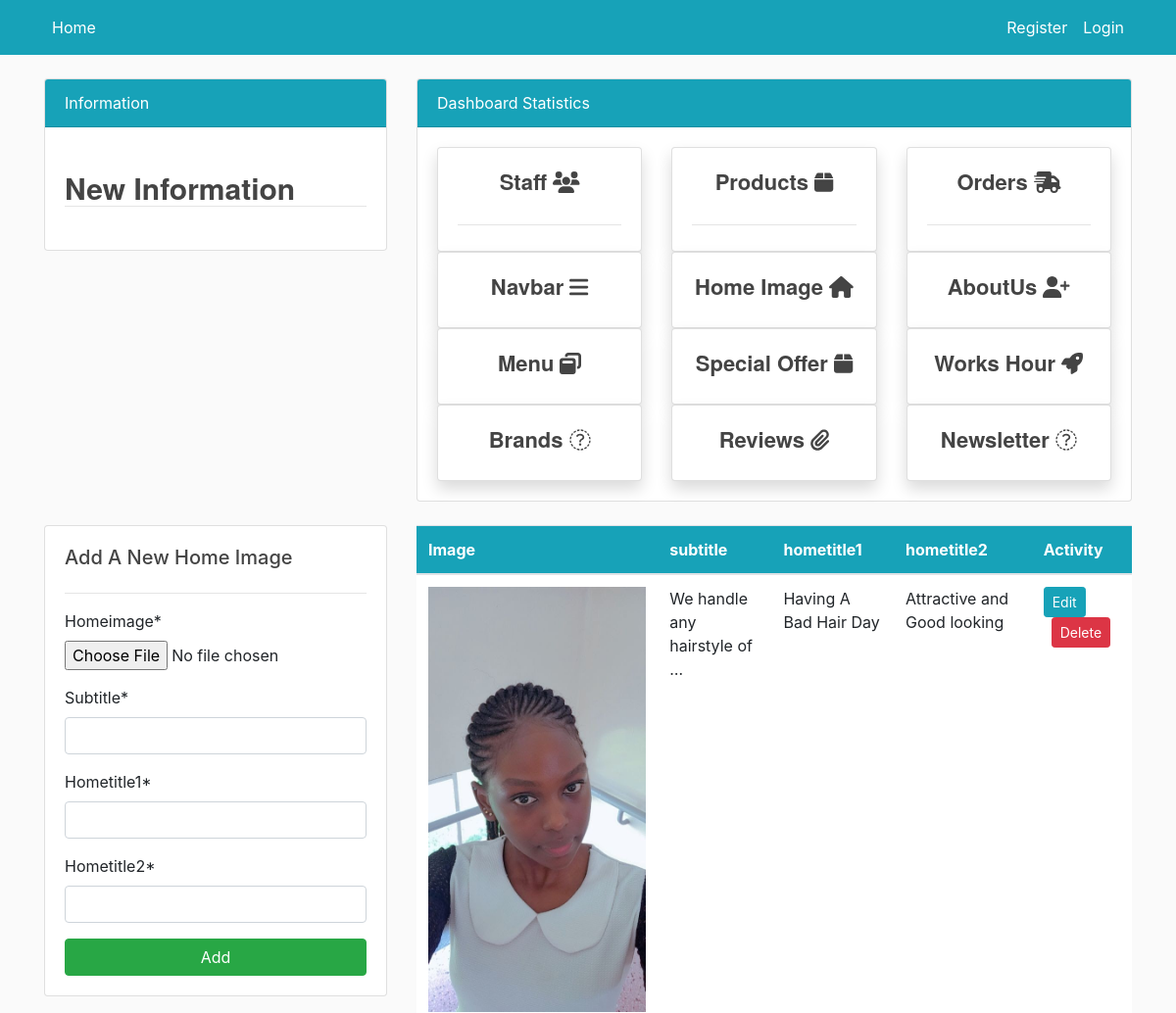
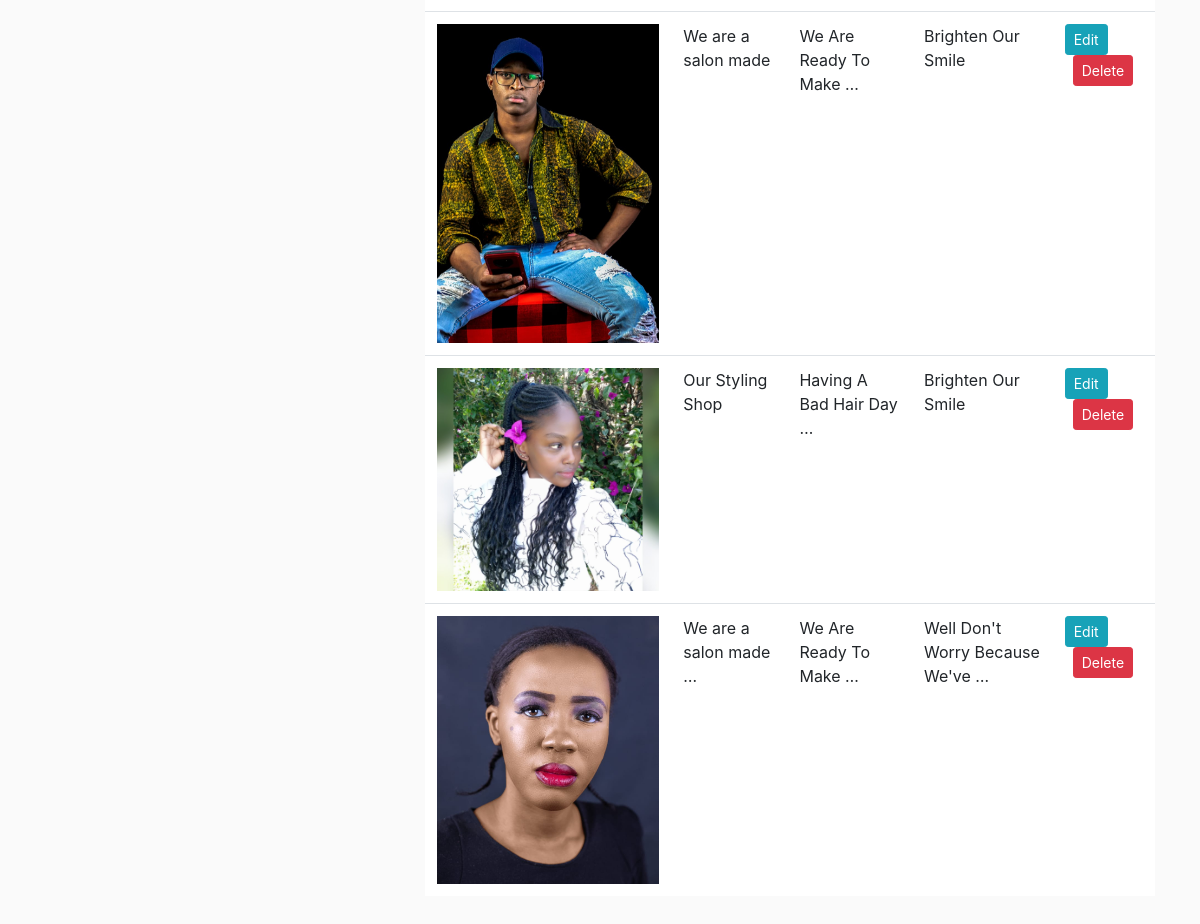
The app's page /homedetails_customize/ with its own data (2 pictures, top to bottom).
### dashboard/models.py (models this page shows, shortened)
class HomeDetails(models.Model):
    homeimage = models.ImageField(upload_to='home_images')
    subtitle = models.CharField(max_length=100)
    hometitle1 = models.CharField(max_length=50)
    hometitle2 = models.CharField(max_length=50)
    class Meta:
        verbose_name_plural = 'HomeDetails'

### dashboard/views.py (the view)
# urls.py: path('homedetails_customize/', views.homedetails_customize, name='dashboard-homedetails_customize'),
def homedetails_customize(request):
    home = HomeDetails.objects.all()
    if request.method == 'POST':
        h_form = HomeDetailsForm(request.POST, request.FILES)
        if h_form.is_valid():
            obj = h_form.save()
            obj.save()
            messages.success(request, 'Your successfully added a home image.')
            redirect('dashboard-homedetails_customize')
    else:
        h_form = HomeDetailsForm()
    context = {
        'h_form': h_form,
        'home': home,
    }
    return render(request, 'dashboard/homeview-manage/homedetails_customize.html', context)

### dashboard/forms.py
class HomeDetailsForm(forms.ModelForm):
    class Meta:
        model = HomeDetails
        fields = ['homeimage', 'subtitle', 'hometitle1', 'hometitle2']
        validators = [
            MaxLengthValidator(5,
                               message='A maximum of 5 images. If you want to change either delete or edit ')
        ]

### dashboard/templates/Dashboard/homeview-manage/homedetails_customize.html (shortened to what this page needs)
{% extends 'partials/base.html' %}
{% load crispy_forms_tags %}
{% block content %}
{% include 'partials/topside.html' %}
<div class="row my-4">
    <div class="col-md-4">
        <div class="card card-body">
            <h5>Add A New Home Image</h5>
            <hr>
            <form method="POST" enctype="multipart/form-data">
                {{ h_form|crispy }}
                <input class="btn btn-success btn-block" type="submit" value="Add">
            </form>
        </div>
    </div>
    <div class="col-md-8">
        <table class="table bg-white">
            <thead class="bg-info text-white">
            <tr>
                <th scope="col">Image</th>
                <th scope="col">subtitle</th>
                <th scope="col">hometitle1</th>
                <th scope="col">hometitle2</th>
                <th scope="col">Activity</th>
            </tr>
            </thead>
            <tbody>
            {% for home in home %}
            <tr>
                <td><img src="{{ home.homeimage.url }}" alt="Image of a Home" class="img-fluid"></td>
                <td>{{ home.subtitle|truncatewords:5 }}</td>
                <td>{{ home.hometitle1|truncatewords:5 }}</td>
                <td>{{ home.hometitle2|truncatewords:5}}</td>
                <td>
                    <a class="btn btn-info btn-sm mr-2"
                       href="{% url 'dashboard-homedetails_customize_edit' home.id %}">Edit</a>
                    <a class="btn btn-danger btn-sm ml-2"
                       href="{% url 'dashboard-homedetails_customize_delete' home.id %}">Delete</a>
                </td>
            </tr>
            {% endfor %}
            </tbody>
        </table>
    </div>
</div>
{% endblock %}

### users/templates/partials/base.html (shortened to what this page needs)
<!doctype html>
{% load static %}
<html lang="en">
<head>
    <link rel="stylesheet" href="https://cdn.jsdelivr.net/npm/bootstrap@4.6.0/dist/css/bootstrap.min.css"
>
    <link rel="stylesheet" href="{% static 'main/bootstrap.min.css' %}">
    <link rel="stylesheet" href="https://use.fontawesome.com/releases/v5.15.2/css/all.css"
>
    <link href="{% static 'fontawesomefree/css/all.min.css' %}" rel="stylesheet" type="text/css">
    <link rel="stylesheet" type="text/css" href="{% static 'main/main.css' %}">
    <link rel="stylesheet" type="text/css" href="{% static 'prism.css' %}">
</head>
<body>
{% include 'partials/nav.html' %}
<div class="container">
    {% block content %}
    {% endblock %}
</div>
</body>
</html>

### users/templates/partials/nav.html (shortened to what this page needs)
<nav class="navbar navbar-expand-lg navbar-info bg-info">
    <div class="container">
        {% if user.is_authenticated %}
        <a class="navbar-brand text-white" href="{% url 'dashboard-index' %}">Barbie Salon</a>
        <button class="navbar-toggler" type="button" data-toggle="collapse" data-target="#navbarSupportedContent"
                aria-controls="navbarSupportedContent" aria-expanded="false" aria-label="Toggle navigation">
            <span class="navbar-toggler-icon"></span>
        </button>
        <div class="collapse navbar-collapse" id="navbarSupportedContent">
            <ul class="navbar-nav mr-auto">
                <li class="nav-item active">
                    <a class="nav-link text-white" href="{% url 'dashboard-index' %}">Dashboard <span
                            class="sr-only">(current)</span></a>
                </li>
            </ul>
             <ul class="navbar-nav mr-auto">
                <li class="nav-item active">
                    <a class="nav-link text-white" href="{% url 'dashboard-index' %}">Customize <span
                            class="sr-only">(current)</span></a>
                </li>
            </ul>
            <ul class="navbar-nav ml-auto">
                <li class="nav-item active">
                    <a class="nav-link text-white" href="{% url 'profile' user.username %}">{{ user.username }} Profile
                        <span class="sr-only">(current)</span></a>
                </li>
                <li class="nav-item">
                    <a class="nav-link text-white" href="{% url 'logout' %}">Logout</a>
                </li>
            </ul>
            {% else %}
            <ul class="navbar-nav mr-auto">
                <li class="nav-item active">
                    <a class="nav-link text-white" href="{% url 'CustomerView-index' %}">Home </a>
                </li>
            </ul>
            <ul class="navbar-nav ml-auto">
                <li class="nav-item active">
                    <a class="nav-link text-white" href="{% url 'users-register' %}">Register </a>
                </li>
                <li class="nav-item">
                    <a class="nav-link text-white" href="{% url 'users-login' %}">Login</a>
                </li>
            </ul>
            {% endif %}
        </div>
</nav>

### users/templates/partials/topside.html
<div class="row">
    <div class="col-md-4 mt-4">
        <div class="card">
            <div class="card-header bg-info text-white">
                Information
            </div>
            <div class="card-body">
                <marquee behavior="" direction="">
                    <h3 class="my-4">New Information</h3>
                </marquee>
            </div>
        </div>
    </div>
    <div class="col-md-8 mt-4">
        <div class="card">
            <div class="card-header bg-info text-white">
                Dashboard Statistics
            </div>
            <div class="card-body">
                <div class="row">
                    <div class="col-md-4">
                        <a class="text-decoration-none text-dark" href="{% url 'dashboard-customers' %}">
                            <div class="card my-card shadow">
                                <div class="card-body text-center">
                                    <h4>Staff <i class="fas fa-users"></i></h4>
                                    <h3>{{ customer_count }}</h3>
                                </div>
                            </div>
                        </a>
                    </div>
                    <div class="col-md-4">
                        <a class="text-decoration-none text-dark" href="{% url 'dashboard-products' %}">
                            <div class="card my-card shadow">
                                <div class="card-body text-center">
                                    <h4>Products <i class="fas fa-box"></i></h4>
                                    <h3>{{ product_count }}</h3>
                                </div>
                            </div>
                        </a>
                    </div>
                    <div class="col-md-4">
                        <a class="text-decoration-none text-dark" href="{% url 'dashboard-order' %}">
                            <div class="card my-card shadow">
                                <div class="card-body text-center">
                                    <h4>Orders <i class="fas fa-shipping-fast"></i></h4>
                                    <h3>{{ order_count }}</h3>
                                </div>
                            </div>
                        </a>
                    </div>
                    <div class="col-md-4">
                        <a class="text-decoration-none text-dark" href="{% url 'dashboard-navbar_customize' %}">
                            <div class="card my-card shadow">
                                <div class="card-body text-center">
                                    <h4>    Navbar <i class="fas fa-bars"></i></h4>
                                </div>
                            </div>
                        </a>
                    </div>
                    <div class="col-md-4">
                        <a class="text-decoration-none text-dark" href="{% url 'dashboard-homedetails_customize' %}">
                            <div class="card my-card shadow">
                                <div class="card-body text-center">
                                    <h4>Home Image <i class="fas fa-home"></i></h4>
                                </div>
                            </div>
                        </a>
                    </div>
                     <div class="col-md-4">
                        <a class="text-decoration-none text-dark" href="{% url 'dashboard-about_customize' %}">
                            <div class="card my-card shadow">
                                <div class="card-body text-center">
                                    <h4>AboutUs <i class="fas fa-user-plus"></i></h4>
                                </div>
                            </div>
                        </a>
                    </div>
                    <div class="col-md-4">
                        <a class="text-decoration-none text-dark" href="{% url 'dashboard-menu_customize' %}">
                            <div class="card my-card shadow">
                                <div class="card-body text-center">
                                    <h4>Menu <i class="fas fa-window-restore"></i></h4>
                                </div>
                            </div>
                        </a>
                    </div>
                    <div class="col-md-4">
                        <a class="text-decoration-none text-dark" href="{% url 'dashboard-offer_customize' %}">
                            <div class="card my-card shadow">
                                <div class="card-body text-center">
                                    <h4>Special Offer <i class="fas fa-box"></i></h4>
                                </div>
                            </div>
                        </a>
                    </div>
                    <div class="col-md-4">
                        <a class="text-decoration-none text-dark" href="{% url 'dashboard-work_customize' %}">
                            <div class="card my-card shadow">
                                <div class="card-body text-center">
                                    <h4>Works Hour <i class="fas fa-rocket"></i></h4>
                                </div>
                            </div>
                        </a>
                    </div>
                     <div class="col-md-4">
                        <a class="text-decoration-none text-dark" href="{% url 'dashboard-brand_customize' %}">
                            <div class="card my-card shadow">
                                <div class="card-body text-center">
                                    <h4>Brands <i class="fas fa-envira"></i></h4>
                                </div>
                            </div>
                        </a>
                    </div>
                    <div class="col-md-4">
                        <a class="text-decoration-none text-dark" href="{% url 'dashboard-reviews_customize' %}">
                            <div class="card my-card shadow">
                                <div class="card-body text-center">
                                    <h4>Reviews <i class="fas fa-paperclip"></i></h4>
                                </div>
                            </div>
                        </a>
                    </div>
                    <div class="col-md-4">
                        <a class="text-decoration-none text-dark" href="{% url 'dashboard-newsletter_customize' %}">
                            <div class="card my-card shadow">
                                <div class="card-body text-center">
                                    <h4>Newsletter <i class="fas fa-weibo"></i></h4>
                                </div>
                            </div>
                        </a>
                    </div>
                </div>
            </div>
        </div>
    </div>
</div>

### users/static/main/main.css (style rules this page uses)
:root { --footercolor: #003F72; --navbarcolor: #003F72; --btncolor: #003F72; --socialcolor: #003F72; --brightText: #ffffff; }
body { background: #fafafa; }
h1, h2, h3, h4, h5, h6 { color: #444444; }
.article-style h1, h3 { font-weight: bold; border-bottom: 1px solid rgba(0,0,0,.1); letter-spacing: 0; font-family: sohne, "Helvetica Neue", Helvetica, Arial, sans-serif; font-style: normal; margin-top: 1.0em; margin-bottom: 0.2em; line-height: 36px !important; font-size: 30px !important; }
.article-style h2, h4 { font-weight: bold; letter-spacing: 0; font-family: sohne, "Helvetica Neue", Helvetica, Arial, sans-serif; font-style: normal; line-height: 28px !important; font-size: 22px !important; }

### records on screen
HomeDetails: homeimage (picture), subtitle "We handle any hairstyle of …", hometitle1 "Having A Bad Hair Day", hometitle2 "Attractive and Good looking"
HomeDetails: homeimage (picture), subtitle "We are a salon made", hometitle1 "We Are Ready To Make …", hometitle2 "Brighten Our Smile"
HomeDetails: homeimage (picture), subtitle "Our Styling Shop", hometitle1 "Having A Bad Hair Day …", hometitle2 "Brighten Our Smile"
HomeDetails: homeimage (picture), subtitle "We are a salon made …", hometitle1 "We Are Ready To Make …", hometitle2 "Well Don't Worry Because We've …"
